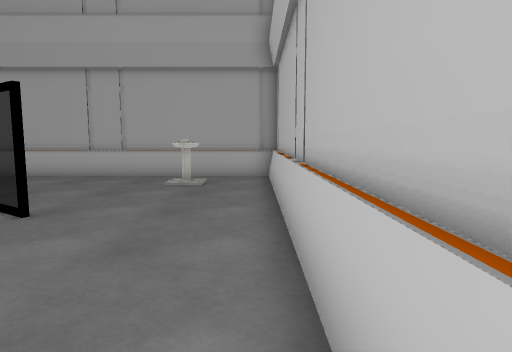
View 1 (above)

16 first-person views from a walk through a scene from a Unity 3-D project. The camera is 1.2 m above the floor, tilts 6° down and sees 75° across. Doors are open. The floor is counted in squares, 1 m on a side. Each view is taken from the middle of a square. On the plan, view 1 faces up. The plan holds only what a view shows up to about 14 squares ahead; the rest is blank. The player is left out. Some surface patterns are stand-ins.

View 2
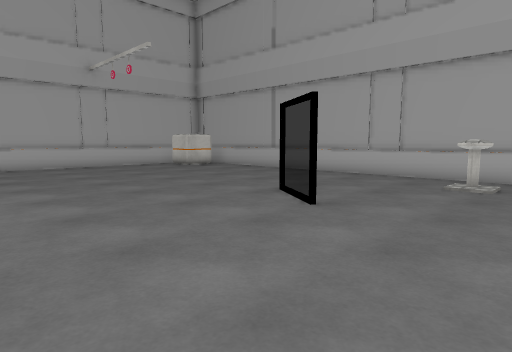

View 3
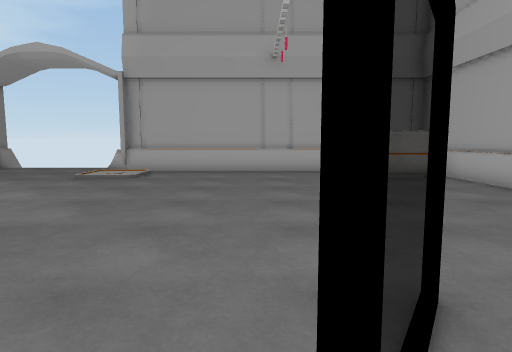

View 4
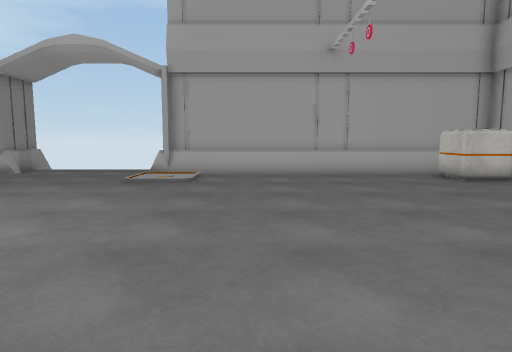

View 5
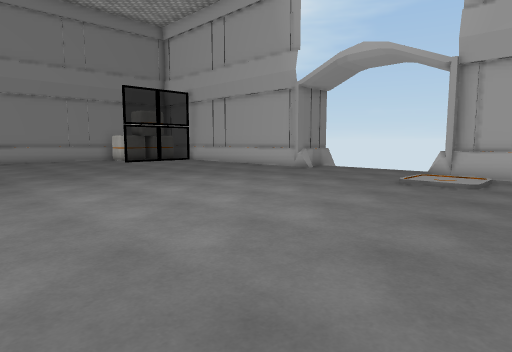

View 6
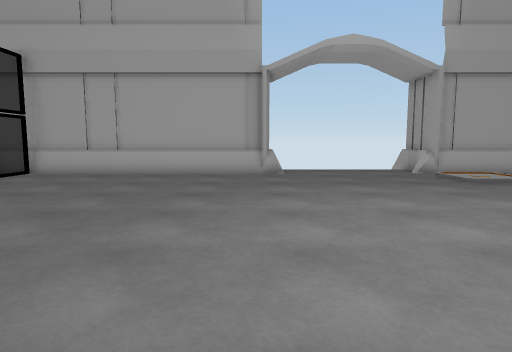

View 7
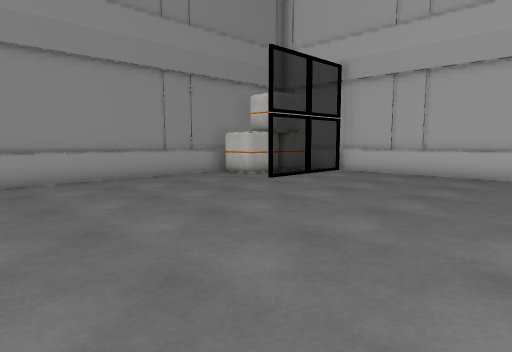

View 8
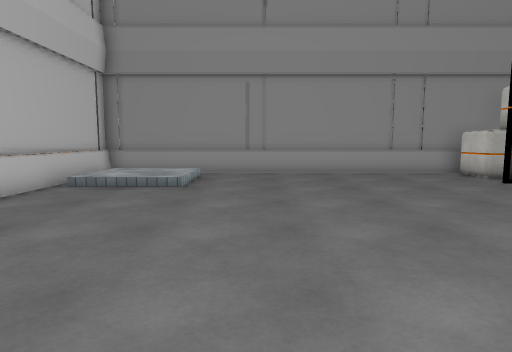

View 9
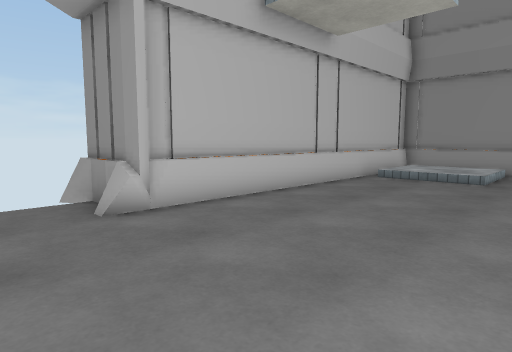

View 10
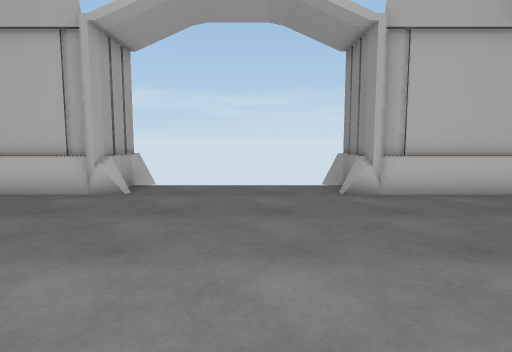

View 11
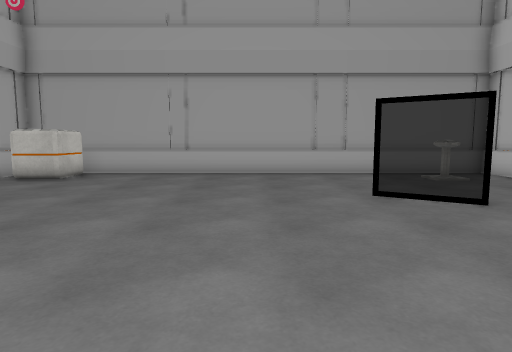

View 12
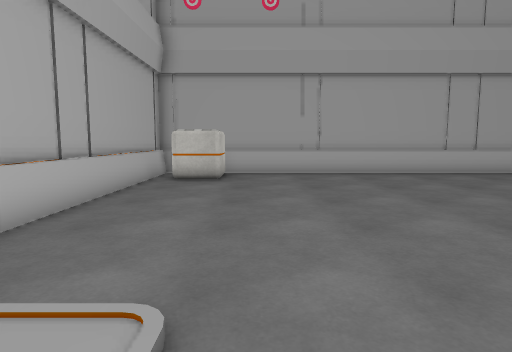

View 13
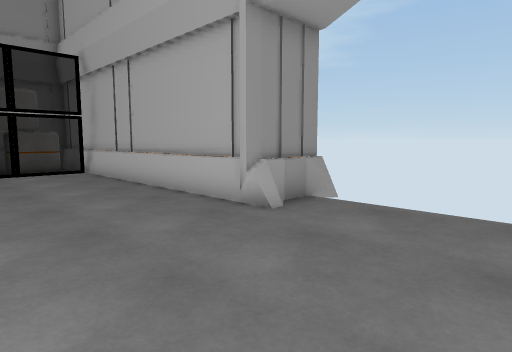

View 14
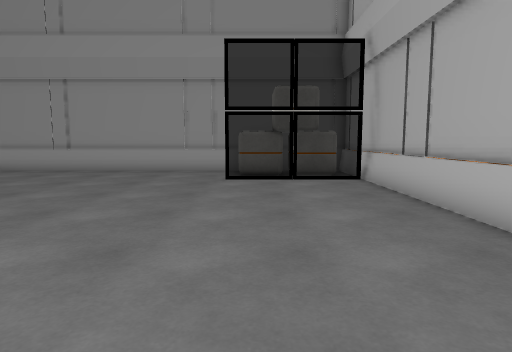

View 15
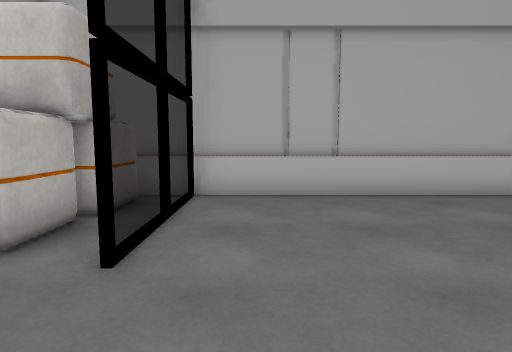

View 16
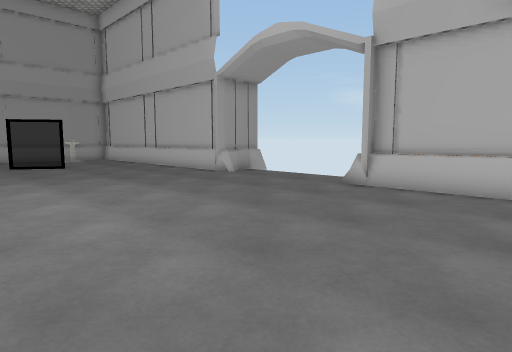

### Floor plan
Key: @ floor where view 1 was taken; # wall or solid block; . main floor; : floor 0.25 m higher than the main floor; / step, stairs or slope; D open door; = window, fence, low wall or low ledge; O other object.
Columns run from 18 left of view 1 to 2 right of it. Each row starts with its distance up from view 1.
 12  ###################
 11  #O O..............#
 10  #O O...........O..#
  9  #.OO...........O..#
  8  #.................#
  7  #.................#
  6  #...........=.....#
  5  #............=....#
  4  #.................#
  3  #.................#
  2  #.................#
  1  #.//..............#
  0 ##   .............@##
 -1 DD.//..............DD
 -2 DD.................DD
 -3 DD.................DD
 -4 DD.................DD
 -5 DD.................DD
 -6 DD=................DD
 -7 ##.................##
 -8  #.................#
 -9  #.................#
-10  #.................#
-11  #.................#
-12  #.................#
-13  #.................#
-14  #.................#
-15  #=====......../::/#
-16  #OO.........../::/#
-17  #OOOO........./::/#
-18  #OO#O.............#
-19  ###################

Positions as (right, up) in squares from view 1, and headings:
1: (0, 0), facing up
2: (0, 0), facing up-left
3: (-3, 5), facing left
4: (-4, 3), facing left
5: (-4, 3), facing down-left
6: (-4, -7), facing left
7: (-4, -8), facing down-left
8: (-5, -6), facing down
9: (-5, -4), facing down-right
10: (-7, -4), facing right
11: (-8, -1), facing up
12: (-13, -1), facing up
13: (-12, -2), facing down-left
14: (-13, -5), facing down
15: (-9, -14), facing left
16: (-8, -11), facing up-right
